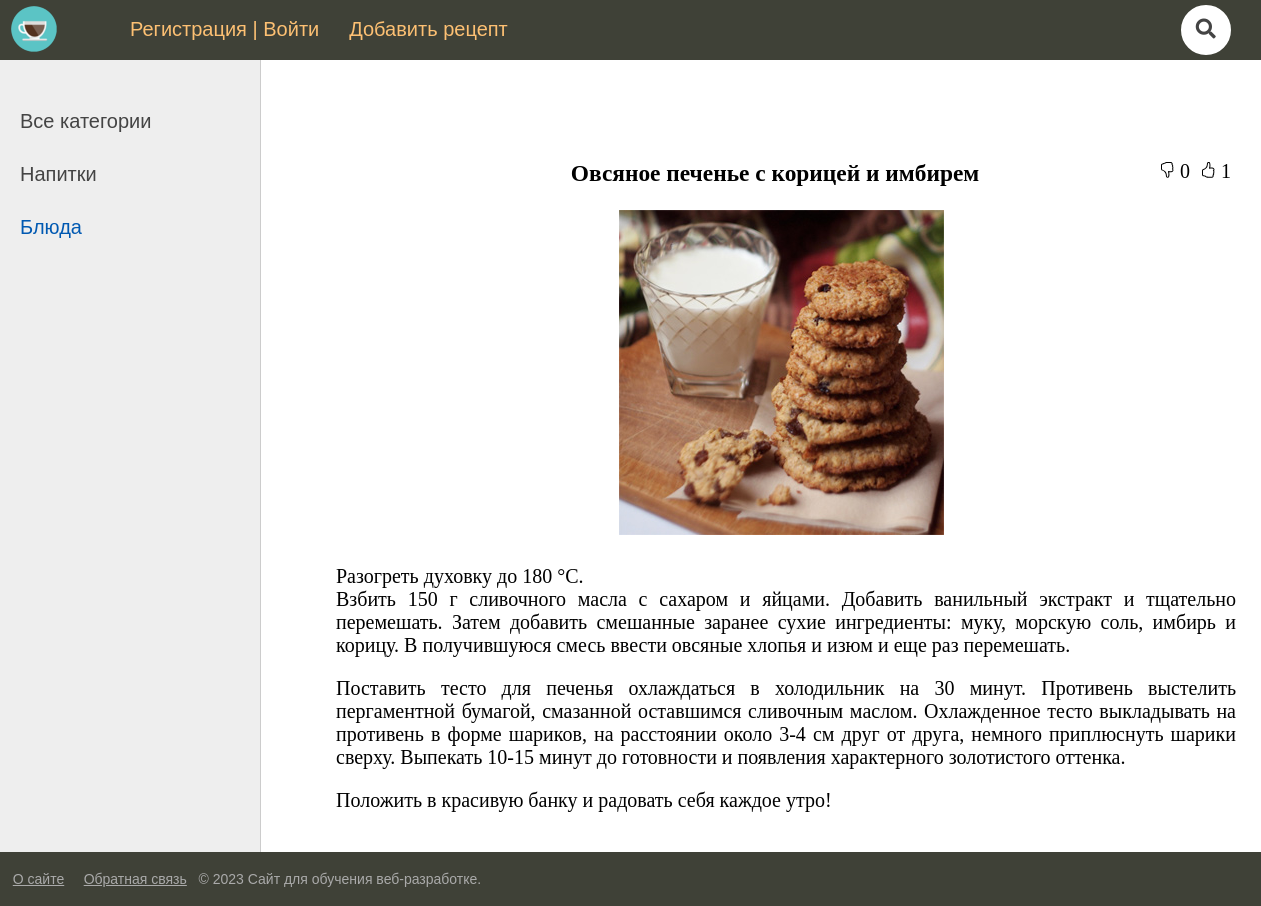
/post/blog-5/, run on the app's committed database.
### blog/models.py (models this page shows, shortened)
class Category(models.Model):
    name = models.CharField(max_length=100, db_index=True, verbose_name="Категория")
    slug = AutoSlugField(populate_from="name", max_length=255, unique=True, db_index=True, verbose_name="URL")
    def get_absolute_url(self):
        return reverse('category', kwargs={'cat_slug': self.slug})
    class Meta:
        verbose_name = 'Категория'
        verbose_name_plural = 'Категории'
        ordering = ['id']

class Blog(models.Model):
    title = models.CharField(max_length=255, verbose_name="Заголовок")
    slug = AutoSlugField(populate_from="title", max_length=255, unique=True, db_index=True, verbose_name="URL")
    content = models.TextField(blank=True, verbose_name="Содержание")
    photo = models.ImageField(upload_to="photos/%Y/%m/%d/", verbose_name="Фото", blank=True)
    time_create = models.DateTimeField(auto_now_add=True, verbose_name="Время создания")
    time_update = models.DateTimeField(auto_now=True, verbose_name="Время изменения")
    is_published = models.BooleanField(default=False, verbose_name="Опубликовано")
    cat = models.ForeignKey('Category', on_delete=models.PROTECT, verbose_name="Категории")
    author = models.ForeignKey(User, on_delete=models.PROTECT, verbose_name="Автор")
    votes = GenericRelation("LikeDislike", related_query_name='blog')
    def __str__(self):
        return self.title
    class Meta:
        verbose_name = 'Блог'
        verbose_name_plural = 'Блоги'
        ordering = ['-time_create', 'title']

### blog/views.py (the view)
# urls.py: path('post/<slug:slug>/', ShowPost.as_view(), name='post'),
class ShowPost(DataMixin, DetailView):
    model = Blog
    template_name = "blog/post.html"
    context_object_name = "post"
    def get_context_data(self, *, object_list=None, **kwargs):
        context = super().get_context_data(**kwargs)
        c_def = self.get_user_data()
        context.update(c_def)
        context["cat_selected"] = context["post"].cat_id
        context["title"] = context["post"]
        return context

### blog/models.py (called while the page is built)
    def likes(self):
        return self.get_queryset().filter(vote__gt=0)

    def dislikes(self):
        return self.get_queryset().filter(vote__lt=0)

### blog/utils.py (called while the page is built)
    def get_user_data(self, **kwargs):
        context = kwargs
        cats = Category.objects.all()
        context["cats"] = cats
        context["header_menu"] = header_menu
        context["footer_menu"] = footer_menu
        if "cat_selected" not in context:
            context["cat_selected"] = 0
        return context

### blog/templates/blog/post.html (shortened to what this page needs)
{% extends 'blog/base.html' %}
{% load static %}
{% block content %}
<ul class="like-dislike">
    <li class="like-dislike" data-id="{{ post.id }}" data-type="blog" data-action="like" title="Нравится">
        <span><img src="{% static 'blog/images/hand-thumbs-up.svg' %}"></span>
        <span data-count="like">{{ post.votes.likes.count }}</span>
    </li>
    <li class="like-dislike" data-id="{{ post.id }}" data-type="blog" data-action="dislike" title="Не нравится">
        <span><img src="{% static 'blog/images/hand-thumbs-down.svg' %}"></span>
        <span data-count="dislike">{{ post.votes.dislikes.count }}</span>
    </li>
    <li class="content-title">
        <h3>{{post.title}}</h3>
    </li>
</ul>
{% if post.photo %}
<p><img class="img-article-left-post" src="{{post.photo.url}}"></p>
{% endif %}
<div class="post-content">{{post.content|linebreaks}}</div>
{% endblock %}

### blog/templates/blog/base.html (shortened to what this page needs)
{% load static %}
<!DOCTYPE html>
<html>
<head>
	<link type="text/css" href="{% static 'blog/css/styles.css' %}" rel="stylesheet" />
	<link rel="stylesheet" href="https://maxcdn.bootstrapcdn.com/font-awesome/4.5.0/css/font-awesome.min.css">
</head>
<body>
<table class="table-page" border=0 cellpadding="0" cellspacing="0">
<tr><td valign=top>
{% block mainmenu %}
		<div class="header">
			<ul id="mainmenu" class="mainmenu">
				<li class="logo"><a href="{% url 'home' %}"><div class="logo"></div></a></li>
				<li class="first">
				 {% if request.user.is_authenticated %}
					<li class="first"> {{user.username | upper }}&nbsp;&nbsp;<a href="{% url 'logout' %}"><img class="logout" src="{% static 'blog/images/logout1.svg' %}"</img></a></li>
				{% else %}
					<li class="first"><a href="{% url 'register' %}">Регистрация</a> | <a href="{% url 'login' %}">Войти</a></li>
				{% endif %}
				</li>
				{% for m in header_menu %}
					<li><a href="{% url m.url_name %}">{{m.title}}</a></li>
				{% endfor %}
				<li class="last">
					<li class="last">
						<link rel="stylesheet" href="https://use.fontawesome.com/releases/v5.3.1/css/all.css">
						<form class="search" action="{% url 'search' %}" method="get">
  							<i class="fa fa-search"></i>
						</form>
					</li>
				</li>
			</ul>
		</div>
{% endblock mainmenu %}
<table class="table-content" border=0 cellpadding="0" cellspacing="0">
<tr>
	<td valign="top" class="left-chapters">
	<ul id="leftchapters">
{% if cat_selected == 0 %}
		<li class="selected">Все категории</li>
{% else %}
		<li><a href="{% url 'home' %}">Все категории</a></li>
{% endif %}
{% for c in cats %}
		{% if cat_selected == c.pk %}
			<li class="selected">{{ c.name }}</li>
		{% else %}
			<li><a href="{{ c.get_absolute_url }}">{{ c.name }}</a></li>
		{% endif %}
{% endfor %}
	</ul>
</td>
<td valign="top" class="content">
	<div class="content-text">
{% block content %}
{% endblock %}
	</div>
</td></tr></table>
</td></tr>
<tr><td valign=top>
	<div id="footer">
	<p>
		{% for m in footer_menu %}
			&nbsp; <a href="{% url m.url_name %}">{{m.title}}</a> &nbsp;
		{% endfor %}
		&copy; {% now "Y" %} Сайт для обучения веб-разработке.
	</p>
	</div>
</td></tr></table>
</body>
</html>

### blog/static/blog/css/styles.css (style rules this page uses)
html, body { font-family: 'Arial'; margin: 0; padding: 0; height: 100%; width: 100%; color: #444; }
a { color: black; text-decoration: none; }
form.search { position: relative; top: 50%; left: 50%; transform: translate(-50%,-50%); transition: all 1s; width: 50px; height: 50px; background: white; box-sizing: border-box; border-radius: 25px; border: 4px solid white; padding: 5px; margin: 12px 0px 0 0px; }
.fa { box-sizing: border-box; padding: 10px; width: 42.5px; height: 42.5px; position: absolute; top: 0; right: 0; border-radius: 50%; color: #444; text-align: center; font-size: 1.2em; transition: all 1s; }
img { max-width: 600px; height: auto; }
img.img-article-left-post { display: block; max-width: auto; height: auto; padding: 0 10px 10px 0; margin-left: auto; margin-right: auto; }
.table-page { width: 100%; height: 100%; vertical-align: top; }
.table-page tr { height: 100%; }
.header { background: #3F4137; height: 60px; z-index: 999999; }
.logo { background: url('../images/logo.png') no-repeat 10px 5px; width: 70px; height: 60px; }
ul.mainmenu { list-style: none; margin: 0; padding: 0; height: 60px; color: #fdc073; font-size: 20px; overflow: hidden; }
ul.mainmenu li { float: left; margin: 18px 0px 0 30px; }
ul.mainmenu li.logo { margin: 0; }
ul.mainmenu li.last { float: right; }
ul.mainmenu li a { color: #fdc073; text-decoration: none; }
.table-content { width: 100%; min-height: 100%; height: 100%; }
.left-chapters { margin: 0; background: #eee; border-right: 1px solid #ccc; min-height: 100%; }
.left-chapters ul { width: 230px; min-height: 100%; margin: 0; padding: 20px 10px 10px 20px; list-style: none; font-size: 20px; min-height: calc(100vh - 55px); }
.left-chapters ul li { margin: 30px 0 0 0; color: #999; }
.left-chapters ul li.selected { color: #0059b2; }
.left-chapters ul li a { color: #444; text-decoration: none; }
.content { padding: 40px 20px 20px 40px; width: 100%; box-sizing: border-box; }
.content-text { margin: 60px 0 0 30px; color: #000; font-size: 20px; font-family: Yandex Sans Display Light; }
#footer { box-sizing: border-box; background: #3F4137; padding: 5px; color: #aaa; font-size: 14px; font-family: Verdana, Geneva, Arial, Helvetica; text-align: left; overflow: hidden; }
#footer a { text-decoration: underline; color: #aaa; }
ul.like-dislike { padding-left: 0; }
li.like-dislike { float: right; margin: 0px 10px 0 0px; list-style-type: none; }
.post-content { width: 900px; margin-left: auto; margin-right: auto; text-align: justify; }
li.content-title { text-align: center; margin: 0px 0px 0 60px; list-style-type: none; }

### data on the page
Category: name "Напитки"
Category: name "Блюда"
Blog: votes.likes.count "1", votes.dislikes.count "0", title "Овсяное печенье с корицей и имбирем", photo (picture), content "Разогреть духовку до 180 °С. Взбить 150 г сливочного масла с сахаром и яйцами. Добавить ванильный экстракт и тщательно перемешать. Затем добавить смешанные заранее сухие ингредиенты: муку, морскую соль, имбирь и корицу. В получившуюся смесь ввести овсяные хлопья и изюм и еще раз перемешать. Поставить тесто для печенья охлаждаться в холодильник на 30 минут. Противень выстелить пергаментной бумагой, смазанной оставшимся сливочным маслом. Охлажденное тесто выкладывать на противень в форме шариков, на расстоянии около 3-4 см друг от друга, немного приплюснуть шарики сверху. Выпекать 10-15 минут до готовности и появления характерного золотистого оттенка. Положить в красивую банку и радовать себя…"

### other printed values
{{ m.title }} "Добавить рецепт"
{{ m.title }} "О сайте" "Обратная связь"
